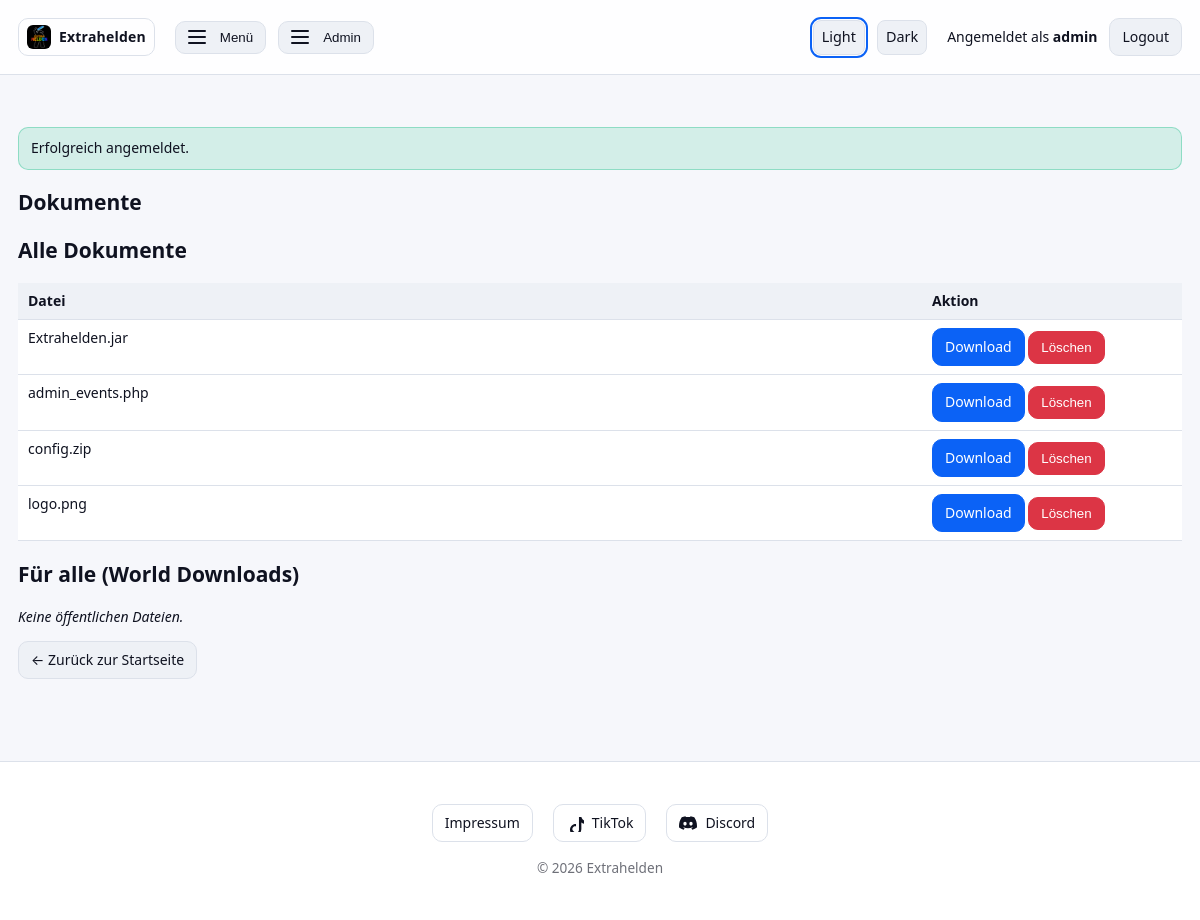
/documents.php (signed in), run on the app's committed database.
### tables this page shows
CREATE TABLE documents (
  id INTEGER PRIMARY KEY AUTOINCREMENT,
  filename TEXT NOT NULL,
  path TEXT NOT NULL
, is_public INTEGER NOT NULL DEFAULT 0);

### db.php (called while the page is built, shortened)
<?php
$BASE_PATH = __DIR__;
$DB_FILE   = $BASE_PATH . '/database.sqlite';
try {
    $pdo = new PDO('sqlite:' . $DB_FILE, null, null, [
        PDO::ATTR_ERRMODE            => PDO::ERRMODE_EXCEPTION,
        PDO::ATTR_DEFAULT_FETCH_MODE => PDO::FETCH_ASSOC,
        PDO::ATTR_EMULATE_PREPARES   => false,
    ]);
} catch (Throwable $e) {
    http_response_code(500);
    die('DB-Verbindung fehlgeschlagen: ' . htmlspecialchars($e->getMessage()));
}
$pdo->exec("
CREATE TABLE IF NOT EXISTS users (
  id INTEGER PRIMARY KEY AUTOINCREMENT,
  username TEXT NOT NULL UNIQUE,
  password_hash TEXT NOT NULL,
  is_admin INTEGER NOT NULL DEFAULT 0,
  discord_name TEXT,
  calendar_color TEXT
);
CREATE TABLE IF NOT EXISTS passkeys (
    id INTEGER PRIMARY KEY AUTOINCREMENT,
    user_id INTEGER NOT NULL,
    credential_id TEXT NOT NULL UNIQUE,
    public_key TEXT NOT NULL,
    sign_count INTEGER DEFAULT 0,
    created_at DATETIME DEFAULT CURRENT_TIMESTAMP,
    FOREIGN KEY (user_id) REFERENCES users(id) ON DELETE CASCADE
);
CREATE TABLE IF NOT EXISTS documents (
  id INTEGER PRIMARY KEY AUTOINCREMENT,
  filename TEXT NOT NULL,
  path TEXT NOT NULL
);
CREATE TABLE IF NOT EXISTS user_documents (
  user_id INTEGER NOT NULL,
  document_id INTEGER NOT NULL,
  PRIMARY KEY (user_id, document_id),
  FOREIGN KEY (user_id) REFERENCES users(id) ON DELETE CASCADE,
  FOREIGN KEY (document_id) REFERENCES documents(id) ON DELETE CASCADE
);
CREATE TABLE IF NOT EXISTS posts (
  id INTEGER PRIMARY KEY AUTOINCREMENT,
  title TEXT NOT NULL,
  content TEXT NOT NULL,
  created_at TEXT NOT NULL DEFAULT CURRENT_TIMESTAMP,
  published INTEGER NOT NULL DEFAULT 1,
  image_path TEXT
);
CREATE TABLE IF NOT EXISTS minecraft_servers (
  id INTEGER PRIMARY KEY AUTOINCREMENT,
  name TEXT NOT NULL,
  host TEXT NOT NULL,
  port INTEGER NOT NULL DEFAULT 25565,
  enabled INTEGER NOT NULL DEFAULT 1,
  sort_order INTEGER NOT NULL DEFAULT 0,
  created_at TEXT NOT NULL DEFAULT CURRENT_TIMESTAMP
);
CREATE TABLE IF NOT EXISTS server_status_cache (
  server_id INTEGER PRIMARY KEY,
  online INTEGER NOT NULL,
  players_online INTEGER,
  players_max INTEGER,
  version TEXT,
  latency_ms REAL,
  raw_json TEXT,
  checked_at TEXT NOT NULL,
  FOREIGN KEY (server_id) REFERENCES minecraft_servers(id) ON DELETE CASCADE
);
-- Key/Value-Settings
CREATE TABLE IF NOT EXISTS site_settings (
  key TEXT PRIMARY KEY,
  value TEXT NOT NULL
);
-- Bewerbungen
CREATE TABLE IF NOT EXISTS applications (
  id INTEGER PRIMARY KEY AUTOINCREMENT,
  youtube_url TEXT NOT NULL,
  youtube_video_id TEXT,
  mc_name TEXT NOT NULL,
  mc_uuid TEXT,
  discord_name TEXT NOT NULL,
  status TEXT NOT NULL DEFAULT 'pending',
  generated_password TEXT,
  created_user_id INTEGER,
  project_name TEXT,
  created_at TEXT NOT NULL DEFAULT CURRENT_TIMESTAMP
);
");
function db(): PDO { global $pdo; return $pdo; }

### documents.php (the view, shortened to what this page needs)
<?php
require __DIR__ . '/db.php';
require __DIR__ . '/_layout.php';
$is_admin = isset($_SESSION['is_admin']) && (int)$_SESSION['is_admin'] === 1;
if ($is_admin) {
    $docs = db()->query('SELECT id, filename FROM documents ORDER BY filename ASC')->fetchAll();
}
$publicDocs = db()->query('SELECT id, filename FROM documents WHERE COALESCE(is_public,0)=1 ORDER BY filename ASC')->fetchAll();
foreach (consume_flashes() as [$t,$m]) {
    echo '<div class="flash '.htmlspecialchars($t).'">'.htmlspecialchars($m).'</div>';
}
?>
<section>
  <h1>Dokumente</h1>
  <h2><?= $is_admin ? 'Alle Dokumente' : 'Deine Dokumente' ?></h2>
  <?php if (empty($docs)): ?>
    <p><em>Keine Dokumente vorhanden.</em></p>
  <?php else: ?>
    <table>
      <thead>
        <tr>
          <th>Datei</th>
          <th style="width:<?= $is_admin ? '260px' : '160px' ?>">Aktion</th>
        </tr>
      </thead>
      <tbody>
        <?php foreach ($docs as $d): ?>
          <tr>
            <td><?=htmlspecialchars($d['filename'])?></td>
            <td>
              <a class="btn btn-primary" href="download.php?id=<?=$d['id']?>">Download</a>
              <?php if ($is_admin): ?>
                <form method="post" style="display:inline" onsubmit="return confirm('Datei wirklich löschen? Dies entfernt auch die Zuweisungen.')">
                  <button class="btn btn-danger" type="submit">Löschen</button>
                </form>
              <?php endif; ?>
            </td>
          </tr>
        <?php endforeach; ?>
      </tbody>
    </table>
  <?php endif; ?>
  <h2>Für alle (World Downloads)</h2>
  <?php if (empty($publicDocs)): ?>
    <p><em>Keine öffentlichen Dateien.</em></p>
  <?php endif; ?>
</section>
<section>
  <a href="index.php" class="btn">← Zurück zur Startseite</a>
</section>

### _layout.php (style rules this page uses)
:root { --bg:#f6f7fb; --text:#0f1220; --card:#ffffff; --muted:#eef1f6; --border:#dce1ea; --link:#0b62f6; --primary:#0b62f6; --primary-contrast:#ffffff; --danger:#dc3545; --danger-contrast:#ffffff; --ok:#1a7f37; --warn:#a16300; --shadow:0 1px 3px rgba(0,0,0,.06),0 4px 12px rgba(0,0,0,.04); --radius:12px; --radius-sm:8px; --radius-lg:16px; --pad:14px; }
* { box-sizing:border-box }
html,body { height:100% }
body { margin:0; color:var(--text); background:var(--bg); font:14px/1.45 system-ui,-apple-system,Segoe UI,Roboto,Ubuntu,"Helvetica Neue",Arial,"Noto Sans","Liberation Sans",sans-serif; }
a { color:var(--link);text-decoration:none }
.btn { display:inline-flex;align-items:center;justify-content:center;gap:8px; padding:8px 12px;border:1px solid var(--border);border-radius:10px; background:var(--muted);color:var(--text);cursor:pointer;text-decoration:none;white-space:nowrap }
.btn-primary { background:var(--primary);border-color:var(--primary);color:var(--primary-contrast) }
.btn-danger { background:var(--danger);border-color:var(--danger);color:var(--danger-contrast) }
table { width:100%;border-collapse:separate;border-spacing:0 }
th,td { padding:8px 10px;border-bottom:1px solid var(--border);text-align:left;vertical-align:top;background:var(--card) }
thead th { position:sticky;top:0;background:var(--muted);z-index:1 }
.flash { padding:10px 12px;border-radius:10px;border:1px solid var(--border);margin:10px 0 }
.flash.success { background:rgba(16,185,129,.15);border-color:rgba(16,185,129,.35) }

### data on the page
documents: filename "Extrahelden.jar"
documents: filename "admin_events.php"
documents: filename "config.zip"
documents: filename "logo.png"

### other printed values
$username "admin"
$m "Erfolgreich angemeldet."
$label "Impressum"
$label "TikTok"
$label "Discord"
